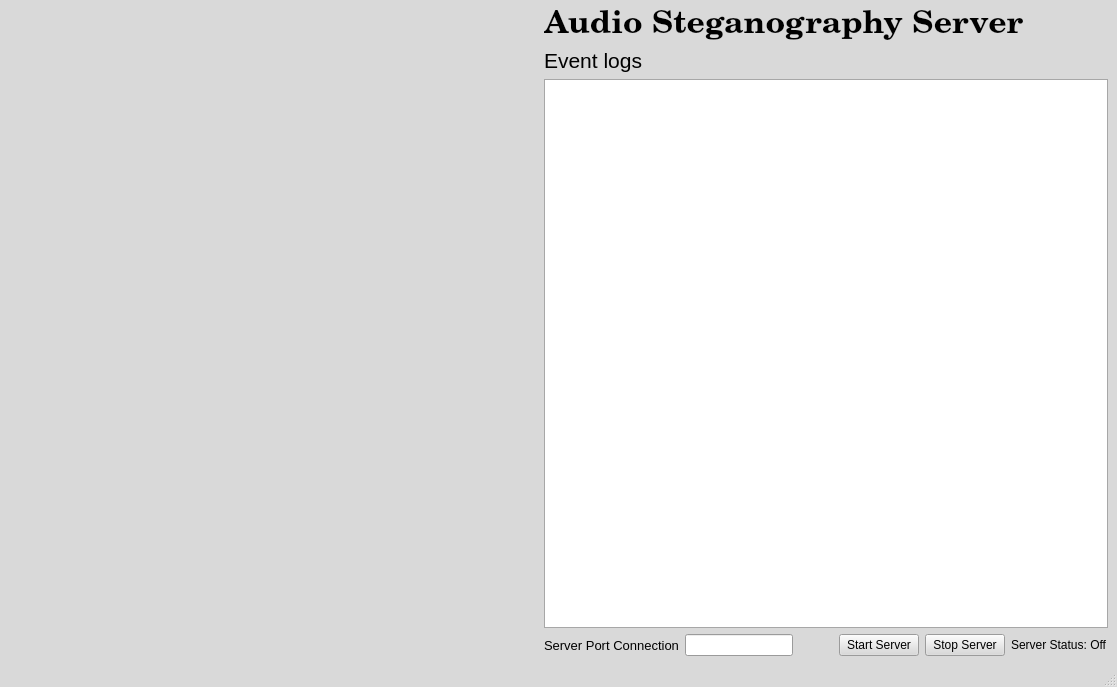
<?xml version="1.0" encoding="UTF-8"?>
<ui version="4.0">
 <class>LSB_window</class>
 <widget class="QMainWindow" name="LSB_window">
  <property name="geometry">
   <rect>
    <x>0</x>
    <y>0</y>
    <width>1117</width>
    <height>687</height>
   </rect>
  </property>
  <property name="palette">
   <palette>
    <active>
     <colorrole role="WindowText">
      <brush brushstyle="SolidPattern">
       <color alpha="255">
        <red>0</red>
        <green>0</green>
        <blue>0</blue>
       </color>
      </brush>
     </colorrole>
     <colorrole role="Button">
      <brush brushstyle="SolidPattern">
       <color alpha="255">
        <red>217</red>
        <green>217</green>
        <blue>217</blue>
       </color>
      </brush>
     </colorrole>
     <colorrole role="Light">
      <brush brushstyle="SolidPattern">
       <color alpha="255">
        <red>255</red>
        <green>255</green>
        <blue>255</blue>
       </color>
      </brush>
     </colorrole>
     <colorrole role="Midlight">
      <brush brushstyle="SolidPattern">
       <color alpha="255">
        <red>236</red>
        <green>236</green>
        <blue>236</blue>
       </color>
      </brush>
     </colorrole>
     <colorrole role="Dark">
      <brush brushstyle="SolidPattern">
       <color alpha="255">
        <red>108</red>
        <green>108</green>
        <blue>108</blue>
       </color>
      </brush>
     </colorrole>
     <colorrole role="Mid">
      <brush brushstyle="SolidPattern">
       <color alpha="255">
        <red>145</red>
        <green>145</green>
        <blue>145</blue>
       </color>
      </brush>
     </colorrole>
     <colorrole role="Text">
      <brush brushstyle="SolidPattern">
       <color alpha="255">
        <red>255</red>
        <green>255</green>
        <blue>127</blue>
       </color>
      </brush>
     </colorrole>
     <colorrole role="BrightText">
      <brush brushstyle="SolidPattern">
       <color alpha="255">
        <red>255</red>
        <green>255</green>
        <blue>255</blue>
       </color>
      </brush>
     </colorrole>
     <colorrole role="ButtonText">
      <brush brushstyle="SolidPattern">
       <color alpha="255">
        <red>0</red>
        <green>0</green>
        <blue>0</blue>
       </color>
      </brush>
     </colorrole>
     <colorrole role="Base">
      <brush brushstyle="SolidPattern">
       <color alpha="255">
        <red>255</red>
        <green>255</green>
        <blue>255</blue>
       </color>
      </brush>
     </colorrole>
     <colorrole role="Window">
      <brush brushstyle="SolidPattern">
       <color alpha="255">
        <red>217</red>
        <green>217</green>
        <blue>217</blue>
       </color>
      </brush>
     </colorrole>
     <colorrole role="Shadow">
      <brush brushstyle="SolidPattern">
       <color alpha="255">
        <red>0</red>
        <green>0</green>
        <blue>0</blue>
       </color>
      </brush>
     </colorrole>
     <colorrole role="AlternateBase">
      <brush brushstyle="SolidPattern">
       <color alpha="255">
        <red>236</red>
        <green>236</green>
        <blue>236</blue>
       </color>
      </brush>
     </colorrole>
     <colorrole role="ToolTipBase">
      <brush brushstyle="SolidPattern">
       <color alpha="255">
        <red>255</red>
        <green>255</green>
        <blue>220</blue>
       </color>
      </brush>
     </colorrole>
     <colorrole role="ToolTipText">
      <brush brushstyle="SolidPattern">
       <color alpha="255">
        <red>0</red>
        <green>0</green>
        <blue>0</blue>
       </color>
      </brush>
     </colorrole>
    </active>
    <inactive>
     <colorrole role="WindowText">
      <brush brushstyle="SolidPattern">
       <color alpha="255">
        <red>0</red>
        <green>0</green>
        <blue>0</blue>
       </color>
      </brush>
     </colorrole>
     <colorrole role="Button">
      <brush brushstyle="SolidPattern">
       <color alpha="255">
        <red>217</red>
        <green>217</green>
        <blue>217</blue>
       </color>
      </brush>
     </colorrole>
     <colorrole role="Light">
      <brush brushstyle="SolidPattern">
       <color alpha="255">
        <red>255</red>
        <green>255</green>
        <blue>255</blue>
       </color>
      </brush>
     </colorrole>
     <colorrole role="Midlight">
      <brush brushstyle="SolidPattern">
       <color alpha="255">
        <red>236</red>
        <green>236</green>
        <blue>236</blue>
       </color>
      </brush>
     </colorrole>
     <colorrole role="Dark">
      <brush brushstyle="SolidPattern">
       <color alpha="255">
        <red>108</red>
        <green>108</green>
        <blue>108</blue>
       </color>
      </brush>
     </colorrole>
     <colorrole role="Mid">
      <brush brushstyle="SolidPattern">
       <color alpha="255">
        <red>145</red>
        <green>145</green>
        <blue>145</blue>
       </color>
      </brush>
     </colorrole>
     <colorrole role="Text">
      <brush brushstyle="SolidPattern">
       <color alpha="255">
        <red>255</red>
        <green>255</green>
        <blue>127</blue>
       </color>
      </brush>
     </colorrole>
     <colorrole role="BrightText">
      <brush brushstyle="SolidPattern">
       <color alpha="255">
        <red>255</red>
        <green>255</green>
        <blue>255</blue>
       </color>
      </brush>
     </colorrole>
     <colorrole role="ButtonText">
      <brush brushstyle="SolidPattern">
       <color alpha="255">
        <red>0</red>
        <green>0</green>
        <blue>0</blue>
       </color>
      </brush>
     </colorrole>
     <colorrole role="Base">
      <brush brushstyle="SolidPattern">
       <color alpha="255">
        <red>255</red>
        <green>255</green>
        <blue>255</blue>
       </color>
      </brush>
     </colorrole>
     <colorrole role="Window">
      <brush brushstyle="SolidPattern">
       <color alpha="255">
        <red>217</red>
        <green>217</green>
        <blue>217</blue>
       </color>
      </brush>
     </colorrole>
     <colorrole role="Shadow">
      <brush brushstyle="SolidPattern">
       <color alpha="255">
        <red>0</red>
        <green>0</green>
        <blue>0</blue>
       </color>
      </brush>
     </colorrole>
     <colorrole role="AlternateBase">
      <brush brushstyle="SolidPattern">
       <color alpha="255">
        <red>236</red>
        <green>236</green>
        <blue>236</blue>
       </color>
      </brush>
     </colorrole>
     <colorrole role="ToolTipBase">
      <brush brushstyle="SolidPattern">
       <color alpha="255">
        <red>255</red>
        <green>255</green>
        <blue>220</blue>
       </color>
      </brush>
     </colorrole>
     <colorrole role="ToolTipText">
      <brush brushstyle="SolidPattern">
       <color alpha="255">
        <red>0</red>
        <green>0</green>
        <blue>0</blue>
       </color>
      </brush>
     </colorrole>
    </inactive>
    <disabled>
     <colorrole role="WindowText">
      <brush brushstyle="SolidPattern">
       <color alpha="255">
        <red>108</red>
        <green>108</green>
        <blue>108</blue>
       </color>
      </brush>
     </colorrole>
     <colorrole role="Button">
      <brush brushstyle="SolidPattern">
       <color alpha="255">
        <red>217</red>
        <green>217</green>
        <blue>217</blue>
       </color>
      </brush>
     </colorrole>
     <colorrole role="Light">
      <brush brushstyle="SolidPattern">
       <color alpha="255">
        <red>255</red>
        <green>255</green>
        <blue>255</blue>
       </color>
      </brush>
     </colorrole>
     <colorrole role="Midlight">
      <brush brushstyle="SolidPattern">
       <color alpha="255">
        <red>236</red>
        <green>236</green>
        <blue>236</blue>
       </color>
      </brush>
     </colorrole>
     <colorrole role="Dark">
      <brush brushstyle="SolidPattern">
       <color alpha="255">
        <red>108</red>
        <green>108</green>
        <blue>108</blue>
       </color>
      </brush>
     </colorrole>
     <colorrole role="Mid">
      <brush brushstyle="SolidPattern">
       <color alpha="255">
        <red>145</red>
        <green>145</green>
        <blue>145</blue>
       </color>
      </brush>
     </colorrole>
     <colorrole role="Text">
      <brush brushstyle="SolidPattern">
       <color alpha="255">
        <red>108</red>
        <green>108</green>
        <blue>108</blue>
       </color>
      </brush>
     </colorrole>
     <colorrole role="BrightText">
      <brush brushstyle="SolidPattern">
       <color alpha="255">
        <red>255</red>
        <green>255</green>
        <blue>255</blue>
       </color>
      </brush>
     </colorrole>
     <colorrole role="ButtonText">
      <brush brushstyle="SolidPattern">
       <color alpha="255">
        <red>108</red>
        <green>108</green>
        <blue>108</blue>
       </color>
      </brush>
     </colorrole>
     <colorrole role="Base">
      <brush brushstyle="SolidPattern">
       <color alpha="255">
        <red>217</red>
        <green>217</green>
        <blue>217</blue>
       </color>
      </brush>
     </colorrole>
     <colorrole role="Window">
      <brush brushstyle="SolidPattern">
       <color alpha="255">
        <red>217</red>
        <green>217</green>
        <blue>217</blue>
       </color>
      </brush>
     </colorrole>
     <colorrole role="Shadow">
      <brush brushstyle="SolidPattern">
       <color alpha="255">
        <red>0</red>
        <green>0</green>
        <blue>0</blue>
       </color>
      </brush>
     </colorrole>
     <colorrole role="AlternateBase">
      <brush brushstyle="SolidPattern">
       <color alpha="255">
        <red>217</red>
        <green>217</green>
        <blue>217</blue>
       </color>
      </brush>
     </colorrole>
     <colorrole role="ToolTipBase">
      <brush brushstyle="SolidPattern">
       <color alpha="255">
        <red>255</red>
        <green>255</green>
        <blue>220</blue>
       </color>
      </brush>
     </colorrole>
     <colorrole role="ToolTipText">
      <brush brushstyle="SolidPattern">
       <color alpha="255">
        <red>0</red>
        <green>0</green>
        <blue>0</blue>
       </color>
      </brush>
     </colorrole>
    </disabled>
   </palette>
  </property>
  <property name="windowTitle">
   <string>Audio Steganography Encoder</string>
  </property>
  <property name="animated">
   <bool>true</bool>
  </property>
  <property name="tabShape">
   <enum>QTabWidget::Rounded</enum>
  </property>
  <widget class="QWidget" name="centralwidget">
   <layout class="QVBoxLayout" name="verticalLayout_3">
    <item>
     <layout class="QHBoxLayout" name="horizontalLayout">
      <item>
       <spacer name="horizontalSpacer_2">
        <property name="orientation">
         <enum>Qt::Horizontal</enum>
        </property>
        <property name="sizeHint" stdset="0">
         <size>
          <width>40</width>
          <height>20</height>
         </size>
        </property>
       </spacer>
      </item>
      <item>
       <layout class="QVBoxLayout" name="verticalLayout_2">
        <item>
         <widget class="QLabel" name="label_title">
          <property name="palette">
           <palette>
            <active>
             <colorrole role="Text">
              <brush brushstyle="SolidPattern">
               <color alpha="255">
                <red>46</red>
                <green>255</green>
                <blue>14</blue>
               </color>
              </brush>
             </colorrole>
            </active>
            <inactive>
             <colorrole role="Text">
              <brush brushstyle="SolidPattern">
               <color alpha="255">
                <red>46</red>
                <green>255</green>
                <blue>14</blue>
               </color>
              </brush>
             </colorrole>
            </inactive>
            <disabled>
             <colorrole role="Text">
              <brush brushstyle="SolidPattern">
               <color alpha="255">
                <red>108</red>
                <green>108</green>
                <blue>108</blue>
               </color>
              </brush>
             </colorrole>
            </disabled>
           </palette>
          </property>
          <property name="font">
           <font>
            <family>Century Schoolbook L</family>
            <pointsize>24</pointsize>
            <weight>75</weight>
            <bold>true</bold>
           </font>
          </property>
          <property name="text">
           <string>Audio Steganography Server</string>
          </property>
         </widget>
        </item>
        <item>
         <widget class="QLabel" name="label_logs">
          <property name="palette">
           <palette>
            <active>
             <colorrole role="Text">
              <brush brushstyle="SolidPattern">
               <color alpha="255">
                <red>46</red>
                <green>255</green>
                <blue>14</blue>
               </color>
              </brush>
             </colorrole>
            </active>
            <inactive>
             <colorrole role="Text">
              <brush brushstyle="SolidPattern">
               <color alpha="255">
                <red>46</red>
                <green>255</green>
                <blue>14</blue>
               </color>
              </brush>
             </colorrole>
            </inactive>
            <disabled>
             <colorrole role="Text">
              <brush brushstyle="SolidPattern">
               <color alpha="255">
                <red>108</red>
                <green>108</green>
                <blue>108</blue>
               </color>
              </brush>
             </colorrole>
            </disabled>
           </palette>
          </property>
          <property name="font">
           <font>
            <family>MS Shell Dlg 2</family>
            <pointsize>16</pointsize>
            <weight>50</weight>
            <bold>false</bold>
           </font>
          </property>
          <property name="text">
           <string>Event logs</string>
          </property>
         </widget>
        </item>
        <item>
         <layout class="QVBoxLayout" name="verticalLayout">
          <item>
           <widget class="QListWidget" name="listWidget_log"/>
          </item>
          <item>
           <layout class="QHBoxLayout" name="horizontalLayout_3">
            <item>
             <widget class="QLabel" name="label_logs_2">
              <property name="palette">
               <palette>
                <active>
                 <colorrole role="Text">
                  <brush brushstyle="SolidPattern">
                   <color alpha="255">
                    <red>46</red>
                    <green>255</green>
                    <blue>14</blue>
                   </color>
                  </brush>
                 </colorrole>
                </active>
                <inactive>
                 <colorrole role="Text">
                  <brush brushstyle="SolidPattern">
                   <color alpha="255">
                    <red>46</red>
                    <green>255</green>
                    <blue>14</blue>
                   </color>
                  </brush>
                 </colorrole>
                </inactive>
                <disabled>
                 <colorrole role="Text">
                  <brush brushstyle="SolidPattern">
                   <color alpha="255">
                    <red>108</red>
                    <green>108</green>
                    <blue>108</blue>
                   </color>
                  </brush>
                 </colorrole>
                </disabled>
               </palette>
              </property>
              <property name="font">
               <font>
                <family>MS Shell Dlg 2</family>
                <pointsize>10</pointsize>
                <weight>50</weight>
                <bold>false</bold>
               </font>
              </property>
              <property name="text">
               <string>Server Port Connection</string>
              </property>
             </widget>
            </item>
            <item>
             <widget class="QLineEdit" name="lineEdit_port"/>
            </item>
            <item>
             <spacer name="horizontalSpacer">
              <property name="orientation">
               <enum>Qt::Horizontal</enum>
              </property>
              <property name="sizeHint" stdset="0">
               <size>
                <width>40</width>
                <height>20</height>
               </size>
              </property>
             </spacer>
            </item>
            <item>
             <widget class="QPushButton" name="pushButton_start">
              <property name="text">
               <string>Start Server</string>
              </property>
             </widget>
            </item>
            <item>
             <widget class="QPushButton" name="pushButton_stop">
              <property name="text">
               <string>Stop Server</string>
              </property>
             </widget>
            </item>
            <item>
             <widget class="QLabel" name="label_server_status">
              <property name="text">
               <string>Server Status: Off</string>
              </property>
             </widget>
            </item>
           </layout>
          </item>
         </layout>
        </item>
       </layout>
      </item>
     </layout>
    </item>
   </layout>
  </widget>
  <widget class="QMenuBar" name="menubar">
   <property name="geometry">
    <rect>
     <x>0</x>
     <y>0</y>
     <width>1117</width>
     <height>21</height>
    </rect>
   </property>
  </widget>
  <widget class="QStatusBar" name="statusbar"/>
 </widget>
 <resources/>
 <connections/>
</ui>
